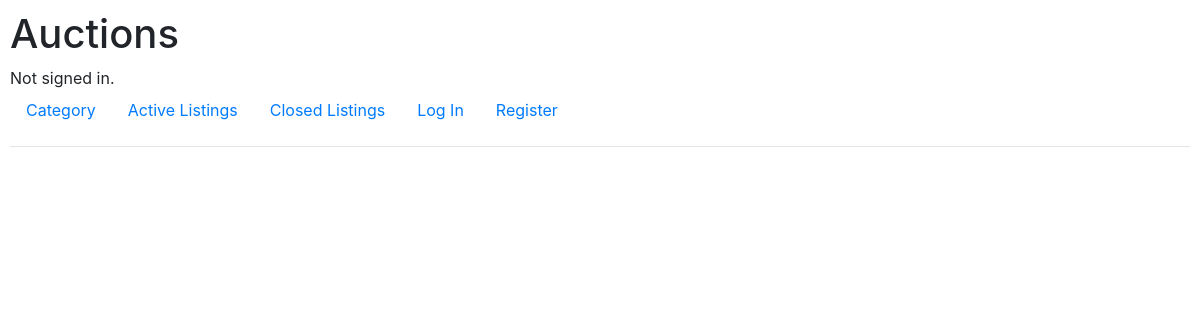
Before: /view_category with the older database file.
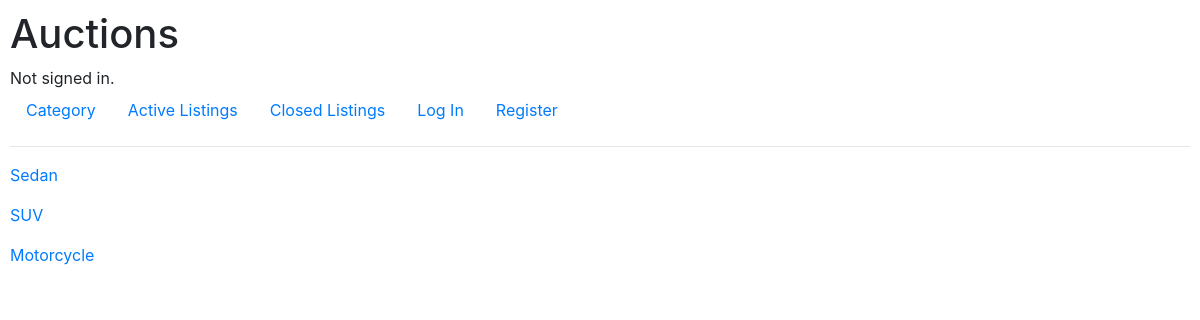
After: the same page with the newer database file.
### auctions/models.py (models this page shows, shortened)
class Listing(models.Model):
    category = models.CharField(max_length=35, null=True, blank=True)
    title = models.CharField(max_length=50)
    description = models.CharField(max_length=900)
    pic = models.URLField(null=True, blank=True)
    date_listed = models.DateField(default=timezone.now)
    active = models.BooleanField(default=True)
    current_bid = models.ForeignKey(Bid, on_delete=models.CASCADE,
                                    default=None, related_name='bid_listing')
    lister = models.ForeignKey(User, on_delete=models.CASCADE, default=None,
                               related_name='user_listing')
    watchlist = models.ManyToManyField(
        User, blank=True, related_name='watched_listings')

### auctions/views.py (the view)
# urls.py: path("view_category", views.view_category, name="view_category"),
def view_category(request):
    listings = Listing.objects.all()
    categories = []
    for listing in listings:
        if listing.category not in categories:
            categories.append(listing.category)
    return render(request, "auctions/category.html", {
        "categories": categories
    })

### auctions/templates/auctions/category.html
{% extends "auctions/layout.html" %}
{% block body %}
    {% for category in categories %}
        <a href="{% url 'listings_by_category' category %}"><p>{{ category }}</p></a>
    {% endfor %}
{% endblock %}

### auctions/templates/auctions/layout.html (shortened to what this page needs)
{% load static %}
<!DOCTYPE html>
<html lang="en">
    <head>
        <link rel="stylesheet" href="https://stackpath.bootstrapcdn.com/bootstrap/4.4.1/css/bootstrap.min.css">
        <link rel="stylesheet" href="https://use.fontawesome.com/releases/v5.15.3/css/all.css">
        <link href="{% static 'auctions/styles.css' %}" rel="stylesheet">
    </head>
    <body>
        <h1>Auctions</h1>
        <div>
            {% if user.is_authenticated %}
                Signed in as <strong>{{ user.username }}</strong>.
            {% else %}
                Not signed in.
            {% endif %}
        </div>
        <ul class="nav">
            <li class="nav-item">
                <a class="nav-link" href="{% url 'view_category' %}">Category</a>
            </li>
            <li class="nav-item">
                <a class="nav-link" href="{% url 'index' %}">Active Listings</a>
            </li>
            <li class="nav-item">
                <a class="nav-link" href="{% url 'closed_listings' %}">Closed Listings</a>
            </li>
            {% if user.is_authenticated %}
                <li class="nav-item">
                    <a class="nav-link" href="{% url 'view_watchlist' %}">Watchlist</a>
                </li>
                <li class="nav-item">
                    <a class="nav-link" href="{% url 'create_listing' %}">Create Listing</a>
                </li>
                <li class="nav-item">
                    <a class="nav-link" href="{% url 'logout' %}">Log Out</a>
                </li>
            {% else %}
                <li class="nav-item">
                    <a class="nav-link" href="{% url 'login' %}">Log In</a>
                </li>
                <li class="nav-item">
                    <a class="nav-link" href="{% url 'register' %}">Register</a>
                </li>
            {% endif %}
        </ul>
        <hr>
        {% block body %}
        {% endblock %}
    </body>
</html>

### auctions/static/auctions/styles.css (style rules this page uses)
body { padding: 10px; }

Changed rows visible on the page:
added Listing: categories "Sedan"
added Listing: categories "SUV"
added Listing: categories "Motorcycle"
